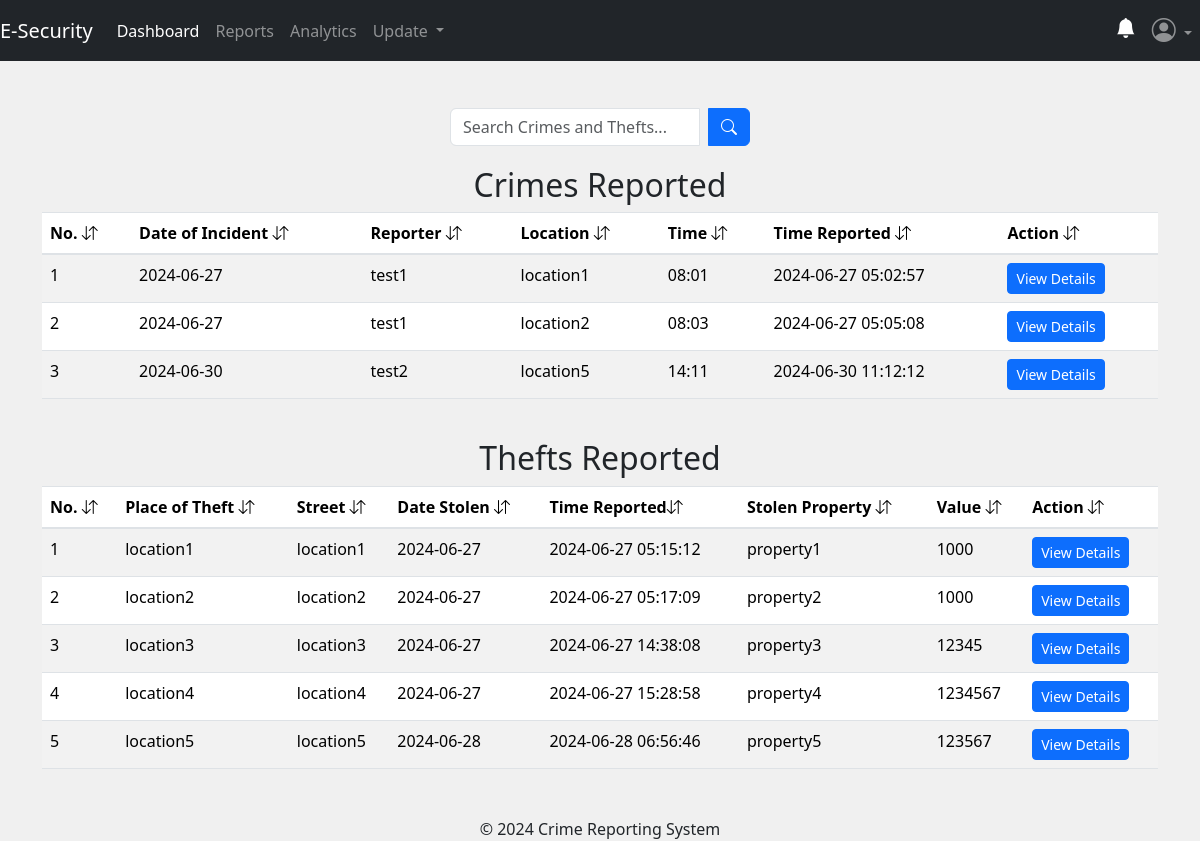
/admin/reports (signed in), run on an earlier commit of the app's database.
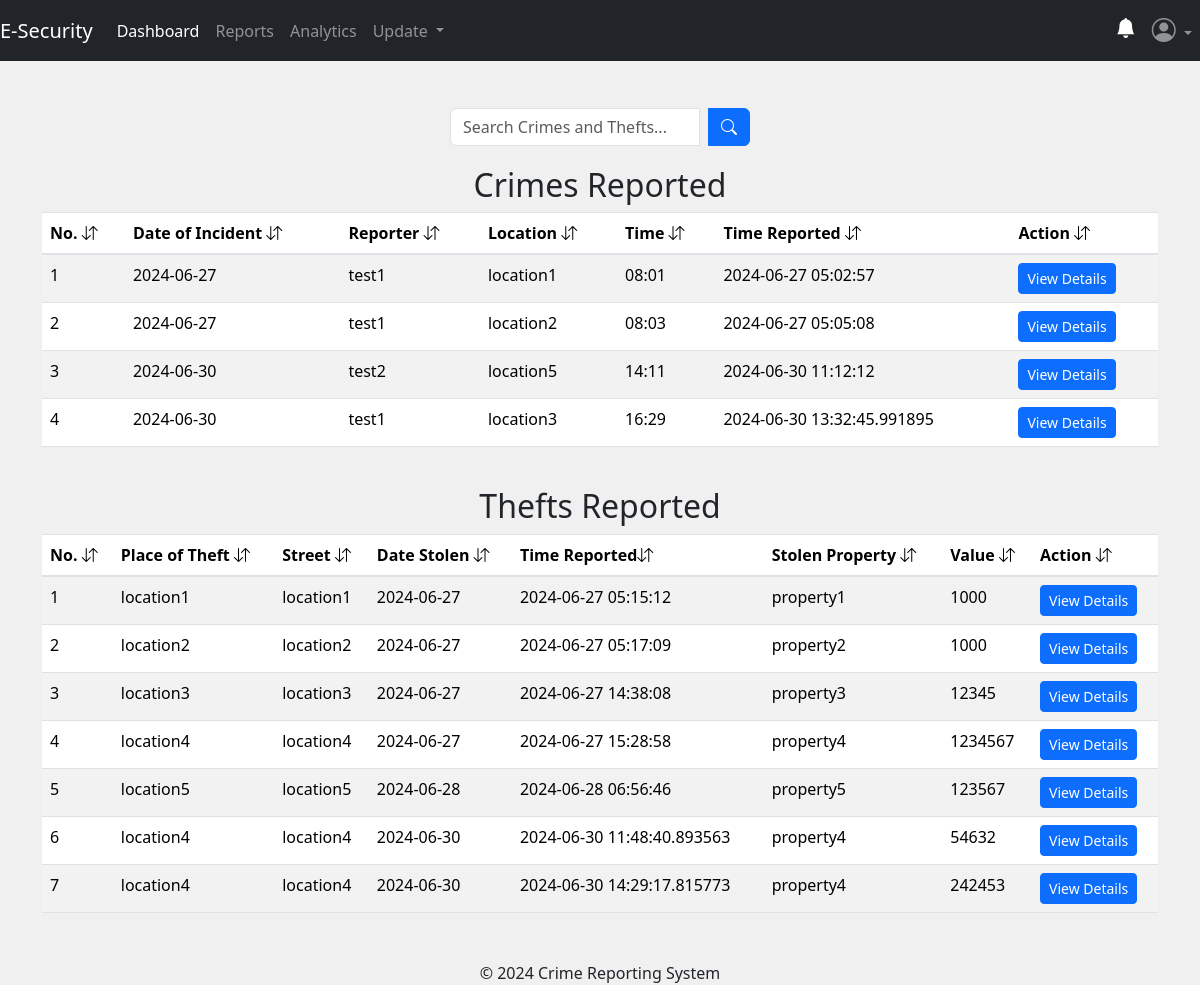
And on a later commit of the database.
### app/posts/models.py (models this page shows, shortened)
class Crime(db.Model, UserMixin):
    crime_id = db.Column(db.Integer, primary_key=True)
    date_of_incident = db.Column(db.String(10), nullable=False)
    issued_by = db.Column(db.String(20), nullable=True)
    time_of_incident = db.Column(db.String(10), nullable=False)
    incident_location = db.Column(db.Text, nullable=False)
    incident_nature = db.Column(db.Text, nullable=False)
    incident_details = db.Column(db.Text, nullable=False)
    suspect_details = db.Column(db.Text, nullable=True)
    arrest_history = db.Column(db.Text, nullable=False)
    suspect_name = db.Column(db.String(10), nullable=True)
    comments = db.Column(db.Text, nullable=True)
    crime_status = db.Column(db.String(10), nullable=True)
    latitude = db.Column(db.Float)
    longitude = db.Column(db.Float)
    crime_file_upload = db.Column(db.Text, nullable=True)
    crime_file_name = db.Column(db.Text, nullable=True)
    crime_mimetype = db.Column(db.Text, nullable=True)
    date_crime_received = db.Column(db.DateTime(timezone=True), nullable=False, default=func.now())
    reporter_id = db.Column(db.Integer, db.ForeignKey('user.id'))

class Theft(db.Model, UserMixin):
    theft_id = db.Column(db.Integer, primary_key=True)
    place_of_theft = db.Column(db.String(50), nullable=False)
    street_address = db.Column(db.String(30), nullable=False)
    city = db.Column(db.String(10), nullable=False)
    date_of_theft = db.Column(db.String(10), nullable=False)
    reported_by = db.Column(db.String(10), nullable=True)
    phone_number = db.Column(db.String(10), nullable=False)
    value = db.Column(db.Integer, nullable=False)
    time_of_theft = db.Column(db.String(10), nullable=False)
    stolen_property = db.Column(db.Text, nullable=False)
    description = db.Column(db.Text, nullable=False)
    theft_status = db.Column(db.String(10), nullable=True)
    latitude = db.Column(db.Float)
    longitude = db.Column(db.Float)
    theft_file_upload = db.Column(db.Text, nullable=True)
    theft_file_name = db.Column(db.Text, nullable=True)
    theft_mimetype = db.Column(db.Text, nullable=True)
    date_theft_received = db.Column(db.DateTime(timezone=True), nullable=False, default=func.now())
    victim_id = db.Column(db.Integer, db.ForeignKey('user.id'))

### app/admins/routes.py (the view)
@admins.route('/admin/reports')
@admin_required
def reports():
    search_query = request.args.get('search_query', '')
    try:
        if search_query:
            crimes = Crime.query.filter(
                Crime.incident_location.ilike(f'%{search_query}%') |
                Crime.issued_by.ilike(f'%{search_query}%') |
                Crime.date_of_incident.ilike(f'%{search_query}%') |
                Crime.time_of_incident.ilike(f'%{search_query}%') |
                Crime.date_theft_received.ilike(f'%{search_query}%') |
                Crime.crime_status.ilike(f'%{search_query}%')
            ).all()
            thefts = Theft.query.filter(
                Theft.place_of_theft.ilike(f'%{search_query}%') |
                Theft.street_address.ilike(f'%{search_query}%') |
                Theft.date_of_theft.ilike(f'%{search_query}%') |
                Theft.time_of_theft.ilike(f'%{search_query}%') |
                Theft.date_theft_received.ilike(f'%{search_query}%') |
                Theft.theft_status.ilike(f'%{search_query}%')
            ).all()
        else:
            crimes = Crime.query.all()
            thefts = Theft.query.all()
    except:
        current_app.logger.error("Database error date_theft_received:")
        flash("No reports with the keyword.", "warning")
        return redirect(url_for('admins.reports'))
    return render_template('admin/reports.html', title='Reports Dashboard', crimes=crimes, thefts=thefts)

### app/__init__.py (called while the page is built)
@login_manager.user_loader
def load_user(user_id):
    return models.User.query.get(user_id)

### app/admins/routes.py (called while the page is built)
def admin_required(f):
    @wraps(f)
    def decorated_function(*args, **kwargs):
        if not session.get('admin_id'):
            flash('You need to be logged in as an admin to access the page.', 'danger')
            return redirect(url_for('admins.adminIndex'))
        return f(*args, **kwargs)
    return decorated_function

### app/templates/admin/reports.html (shortened to what this page needs)
{% extends 'admin/layout.html' %}
{% block content %}
<div class="container">
    <br>
    <form method="GET" action="{{ url_for('admins.reports') }}" class="search-form">
        <div class="input-group search-input">
            <input type="text" name="search_query" class="form-control" placeholder="Search Crimes and Thefts...">
            <div class="input-group-append ms-2">
                <button type="submit" class="btn btn-primary">
                    <i class="bi bi-search"></i>
                </button>
            </div>
        </div>
    </form>
{% if crimes %}
  <table class="table table-striped table-hover">
    <h2 style="text-align: center;">Crimes Reported</h2>
    <thead>
        <tr>
            <th scope="col">No. <i class="bi bi-arrow-down-up"></i></th>
            <th scope="col">Date of Incident <i class="bi bi-arrow-down-up"></i></th>
            <th scope="col">Reporter <i class="bi bi-arrow-down-up"></i></th>
            <th scope="col">Location <i class="bi bi-arrow-down-up"></i></th>
            <th scope="col">Time <i class="bi bi-arrow-down-up"></i></th>
            <th scope="col">Time Reported <i class="bi bi-arrow-down-up"></i></th>
            <th scope="col">Action <i class="bi bi-arrow-down-up"></i></th>
        </tr>
    </thead>
    <tbody>
        {% for crime in crimes %}
            <tr>
                <td>{{ loop.index }}</td>
                <td>{{ crime.date_of_incident }}</td>
                <td>{{ crime.issued_by }}</td>
                <td>{{ crime.incident_location }}</td>
                <td>{{ crime.time_of_incident }}</td>
                <td>{{ crime.date_crime_received }}</td>
                <td>
                    <button class="btn btn-primary btn-sm" onclick="crimeDetails('{{ crime.crime_id }}')">
                        View Details
                    </button>
                </td>
            </tr>
        {% endfor %}
    </tbody>
  </table>
{% endif %}
{% if thefts %}
  <table class="table table-striped table-hover">
    <h2 style="text-align: center;">Thefts Reported</h2>
    <thead>
        <tr>
            <th scope="col">No. <i class="bi bi-arrow-down-up"></i></th>
            <th scope="col">Place of Theft <i class="bi bi-arrow-down-up"></i></th>
            <th scope="col">Street <i class="bi bi-arrow-down-up"></i></th>
            <th scope="col">Date Stolen <i class="bi bi-arrow-down-up"></i></th>
            <th scope="col">Time Reported<i class="bi bi-arrow-down-up"></i></th>
            <th scope="col">Stolen Property <i class="bi bi-arrow-down-up"></i></th>
            <th scope="col">Value <i class="bi bi-arrow-down-up"></i></th>
            <th scope="col">Action <i class="bi bi-arrow-down-up"></i></th>
        </tr>
    </thead>
    <tbody>
        {% for theft in thefts %}
            <tr>
                <td>{{ loop.index }}</td>
                <td>{{ theft.place_of_theft }}</td>
                <td>{{ theft.street_address }}</td>
                <td>{{ theft.date_of_theft }}</td>
                <td>{{ theft.date_theft_received }}</td>
                <td>{{ theft.stolen_property }}</td>
                <td>{{ theft.value }}</td>
                <td>
                    <button class="btn btn-primary btn-sm" onclick="theftDetails('{{ theft.theft_id }}')">
                        View Details
                    </button>
                </td>
            </tr>
        {% endfor %}
    </tbody>
  </table>
{% endif %}
</div>
{% endblock content %}

### app/templates/admin/layout.html (shortened to what this page needs)
<!DOCTYPE html>
<html lang="en">
<head>
  <link rel="stylesheet" href="https://cdn.jsdelivr.net/npm/bootstrap-icons@1.11.3/font/bootstrap-icons.min.css" />
  <link href="https://stackpath.bootstrapcdn.com/bootstrap/4.5.2/css/bootstrap.min.css" rel="stylesheet">
  <link href="https://cdn.jsdelivr.net/npm/bootstrap@5.3.3/dist/css/bootstrap.min.css" rel="stylesheet" />
</head>
<body>
  <nav class="navbar navbar-expand-md navbar-dark bg-dark fixed-top">
    <a class="navbar-brand nav-link active" href="{{ url_for('main.home_page') }}">E-Security </a>
    <div class="collapse navbar-collapse" id="navbarSupportedContent">
      {% if session.get('admin_name') %}
        <ul class="navbar-nav">
          <li class="new-item active">
            <a class="nav-link" href="{{ url_for('admins.adminDashboard') }}">Dashboard</a>
          </li>
          <li class="new-item">
            <a class="nav-link" href="{{ url_for('admins.reports') }}">Reports</a>
          </li>
          <li>
            <a class="nav-link" href="{{ url_for('admins.analytics') }}">Analytics</a>
          </li>
          <li class="nav-item dropdown">
            <a class="nav-link dropdown-toggle" href="#" role="button" data-bs-toggle="dropdown" aria-expanded="false">
                Update
            </a>
        </li>
        </ul>
        <ul class="navbar-nav ms-auto">
          <li class="nav-item">
              <a class="nav-link" href="{{ url_for('admins.notifications') }}"><i class="bi bi-bell-fill h5" style="color: white;"></i></a>
          </li>
          <li class="nav-item dropdown">
              <a class="nav-link dropdown-toggle" href="#" role="button" data-bs-toggle="dropdown" aria-expanded="false">
                  <i class="bi bi-person-circle h4"></i>
              </a>
          </li>
      </ul>
      {% endif %}
    </div>
</nav>
<br>
  {% block content %} {% endblock content %}
  <footer class="text-center mt-5">
    <p>&copy; 2024 Crime Reporting System</p>
  </footer>
</body>
</html>

### app/templates/admin/layout.html (style rules this page uses)
html,body { height: 100%; width: 100%; padding-top: 30px; background-color: #f0f0f0; }

### app/templates/admin/reports.html (style rules this page uses)
.search-form { display: flex; justify-content: center; margin-bottom: 20px; }
.search-input { width: 300px; }

What changed in the data, as far as the page shows it:
added Crime: date_of_incident "2024-06-30", issued_by "test1", incident_location "location3", time_of_incident "16:29", date_crime_received "2024-06-30 13:32:45.991895"
added Theft: place_of_theft "location4", street_address "location4", date_of_theft "2024-06-30", date_theft_received "2024-06-30 11:48:40.893563", stolen_property "property4", value "54632"
added Theft: place_of_theft "location4", street_address "location4", date_of_theft "2024-06-30", date_theft_received "2024-06-30 14:29:17.815773", stolen_property "property4", value "242453"
